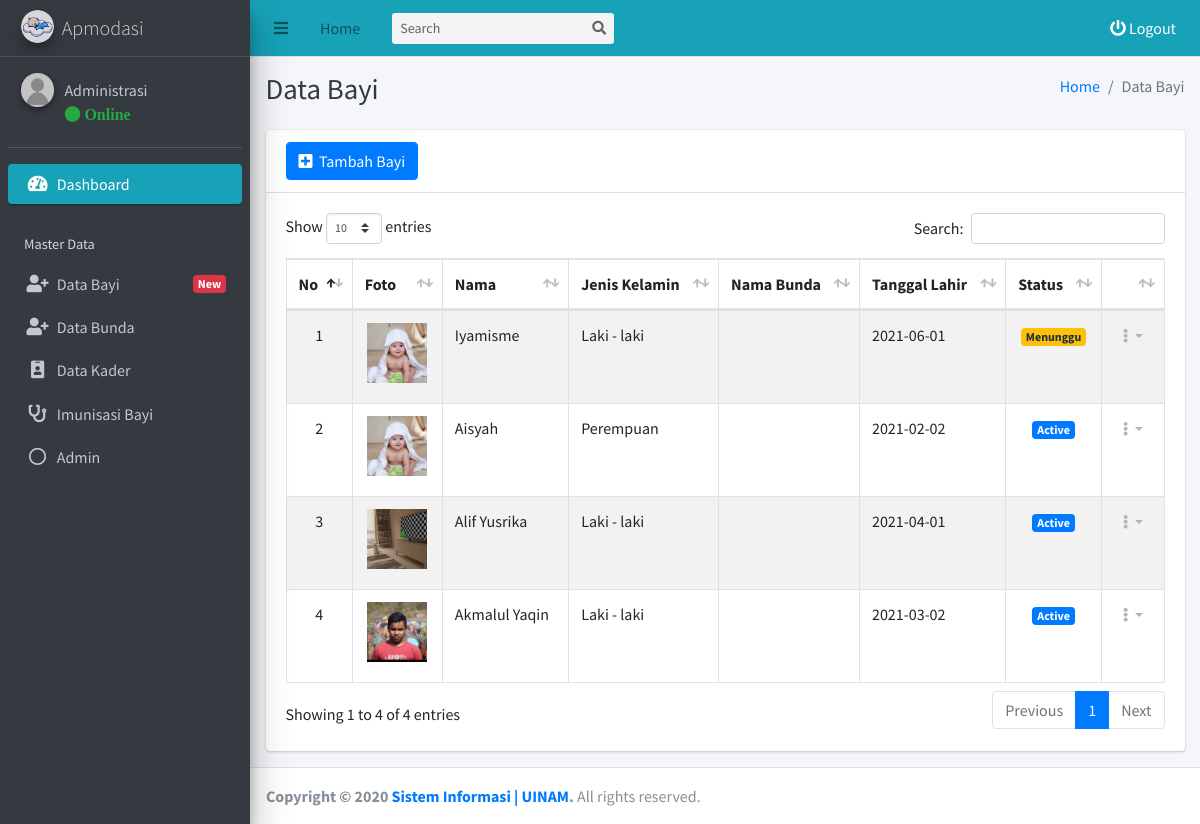
Page /admin/sementara/bayi.php (signed in) on the committed database.
### tables this page shows
CREATE TABLE `tb_bayi` (
  `id_bayi` int(11) NOT NULL,
  `nomor_bayi` varchar(255) NOT NULL,
  `nama_bayi` varchar(255) NOT NULL,
  `tanggal_lahir_bayi` varchar(255) NOT NULL,
  `tahun_bayi` varchar(255) NOT NULL,
  `jenis_kelamin_bayi` varchar(255) NOT NULL,
  `gambar_qr_bayi` varchar(255) NOT NULL,
  `foto_bayi` varchar(255) NOT NULL,
  `status_bayi` varchar(255) NOT NULL,
  `bunda_id` varchar(255) NOT NULL,
  `created_at` timestamp NOT NULL DEFAULT CURRENT_TIMESTAMP,
  `update_at` timestamp NOT NULL DEFAULT CURRENT_TIMESTAMP
);

### admin/sementara/bayi.php (the view, shortened to what this page needs)
<?php
require_once '../template/header/header.php';
$bayi = mysqli_query($conn, "SELECT * FROM tb_bayi ORDER BY id_bayi DESC");
?>
  <div class="content-wrapper">
    <div class="content-header">
      <div class="container-fluid">
        <div class="row mb-2">
          <div class="col-sm-6">
            <h1 class="m-0 text-dark">Data Bayi</h1>
          </div>
          <div class="col-sm-6">
            <ol class="breadcrumb float-sm-right">
              <li class="breadcrumb-item"><a href="../index.php">Home</a></li>
              <li class="breadcrumb-item active">Data Bayi</li>
            </ol>
          </div>
        </div>
      </div>
    </div>
    <section class="content">
      <div class="container-fluid">
        <div class="row">
          <div class="col-12">
            <div class="card">
              <div class="card-header">
                <a href="tambah-bayi.php" type="button" class="btn btn-primary"><i class="fa fa-plus-square"></i>&nbsp Tambah Bayi</a>
              </div>
              <div class="card-body">
                <table id="example1" class="table table-bordered table-striped">
                  <thead>
                  <tr>
                    <th>No</th>
                    <th>Foto</th>
                    <th>Nama</th>
                    <th>Jenis Kelamin</th>
                    <th>Nama Bunda</th>
                    <th>Tanggal Lahir</th>
                    <th>Status</th>
                    <th></th>
                  </tr>
                  </thead>
                  <tbody>
                  <?php $i = 1; foreach($bayi as $dta) { ?>
                  <tr>
                    <td style="text-align:center"><?= $i ?></td>
                    <td style="text-align: center">
                      <a href="../../assets/dist/img/bayi//<?= $dta['foto_bayi'] ?>" data-toggle="lightbox" data-title="Nama : <?= $dta['nama_bayi'] ?>" data-gallery="gallery">
                        <img src="../../assets/dist/img/bayi//<?= $dta['foto_bayi'] ?>" border=3 height=60 width=60 class="img-fluid mb-2" alt="red sample"/>
                      </a>
                    </td>
                    <td><?= $dta['nama_bayi'] ?></td>
                    <td><?= $dta['jenis_kelamin_bayi'] ?></td>
                    <?php
                      $bunda = mysqli_query($conn, "SELECT * FROM tb_bunda WHERE id_bunda = '$dta[bunda_id]'");
                      $get_bunda = mysqli_fetch_assoc($bunda);
                    ?>
                    <td><?= $get_bunda['nama_bunda'] ?></td>
                    <td><?= $dta['tanggal_lahir_bayi'] ?></td>
                    <?php
                      if ($dta['status_bayi']=="Active"){
                        echo " <td style='text-align:center'><span class='badge bg-primary'> $dta[status_bayi] </span>";
                      } else{
                        echo " <td style='text-align:center'><span class='badge bg-warning'> $dta[status_bayi] </span>";
                      }
                    ?>
                    <td style="text-align:center; width: 20px;">
                      <div class="btn-group">
                        <button type="button" class="btn btn-tool dropdown-toggle" data-toggle="dropdown">
                          <i class="fas fa fa-ellipsis-v"></i>
                        </button>
                      </div>
                    </td>
                  </tr>
                  <?php $i = $i + 1; } ?>
                  </tbody>
                </table>
              </div>
            </div>
          </div>
        </div>
      </div>
    </section>
  </div>
<?php
require '../template/footer/footer.php';
?>

### admin/template/header/header.php (shortened to what this page needs)
<?php
require('../../koneksi.php');
$get_id_session = $_SESSION['get_id'];
$query_header_admin = mysqli_query($conn, "SELECT * FROM tb_admin WHERE id_admin = '$get_id_session'");
$get_data_admin = mysqli_fetch_assoc($query_header_admin);
$nama_header = $get_data_admin['nama_admin'];
?>
<!DOCTYPE html>
<html>
<head>
  <link rel="stylesheet" href="../../assets/plugins/fontawesome-free/css/all.min.css">
  <link rel="stylesheet" href="../../assets/plugins/daterangepicker/daterangepicker.css">
  <link rel="stylesheet" href="../../assets/plugins/summernote/summernote-bs4.css">
  <link rel="stylesheet" href="../../assets/plugins/ekko-lightbox/ekko-lightbox.css">
  <link rel="stylesheet" href="https://code.ionicframework.com/ionicons/2.0.1/css/ionicons.min.css">
  <link rel="stylesheet" href="../../assets/plugins/tempusdominus-bootstrap-4/css/tempusdominus-bootstrap-4.min.css">
  <link rel="stylesheet" href="../../assets/plugins/datatables-bs4/css/dataTables.bootstrap4.min.css">
  <link rel="stylesheet" href="../../assets/plugins/datatables-responsive/css/responsive.bootstrap4.min.css">
  <link rel="stylesheet" href="https://cdn.datatables.net/buttons/1.6.1/css/buttons.dataTables.min.css">
  <link href="https://cdn.jsdelivr.net/gh/gitbrent/bootstrap-switch-button@1.1.0/css/bootstrap-switch-button.min.css" rel="stylesheet">
  <link rel="stylesheet" href="../../assets/dist/css/adminlte.min.css">
  <link rel="stylesheet" href="../../assets/plugins/overlayScrollbars/css/OverlayScrollbars.min.css">
</head>
<body class="hold-transition sidebar-mini layout-fixed">
<div class="wrapper">
  <nav class="main-header navbar navbar-expand navbar-info navbar-light">
    <ul class="navbar-nav">
      <li class="nav-item">
        <a class="nav-link" data-widget="pushmenu" href="#" role="button"><i class="fas fa-bars"></i></a>
      </li>
      <li class="nav-item d-none d-sm-inline-block">
        <a href="../../admin/index.php" class="nav-link">Home</a>
      </li>
    </ul>
    <form class="form-inline ml-3">
      <div class="input-group input-group-sm">
        <input class="form-control form-control-navbar" type="search" placeholder="Search" aria-label="Search">
        <div class="input-group-append">
          <button class="btn btn-navbar" type="submit">
            <i class="fas fa-search"></i>
          </button>
        </div>
      </div>
    </form>
    <ul class="navbar-nav ml-auto">
      <li class="nav-item">
        <a style="color: white;" class="nav-link" data-toggle="modal" data-target="#modal-default"  href="" role="button">
          <i class="fas fa fa-power-off" style="color: white;"></i> Logout
        </a>
      </li>
    </ul>
  </nav>
  <aside class="main-sidebar sidebar-dark-info elevation-5">
    <a href="../../admin/index.php" class="brand-link">
      <img src="../../assets/dist/img/logo_apmodasi.png" alt="Logo Kabupaten Soppeng" class="brand-image img-circle elevation-3"
           style="opacity: .8">
      <span class="brand-text font-weight-light">Apmodasi</span>
    </a>
    <div class="sidebar">
      <div class="user-panel mt-3 pb-3 mb-3 d-flex">
        <div class="image">
          <img src="../../assets/dist/img/admin/<?= $get_data_admin['foto_admin'] ?>" class="img-circle elevation-2" alt="User Image">
        </div>
        <div class="info">
          <a href="#" class="d-block"><?= $nama_header ?></a>
          <a href="#"<i class="fa fa-circle text-success"></i> Online</a>
        </div>
      </div>
      <nav class="mt-2">
        <ul class="nav nav-pills nav-sidebar flex-column" data-widget="treeview" role="menu" data-accordion="false">
          <li class="nav-item has-treeview menu-open">
            <a href="../../admin/" class="nav-link active">
              <i class="nav-icon fas fa-tachometer-alt"></i>
              <p>
                Dashboard
              </p>
            </a>
          </li>
          <li class="nav-header">Master Data</li>
          <li class="nav-item has-treeview">
            <a href="#" class="nav-link">
              <i class="nav-icon fas fa-user-plus"></i>
              <p>
                Data Bayi
              <?php
                $bayi_header = mysqli_query($conn, "SELECT * FROM tb_bayi WHERE status_bayi = 'Menunggu'");
                $row_bayi_header = mysqli_num_rows($bayi_header);
                if ($row_bayi_header >= 1){
                  echo '<span class="right badge badge-danger">New</span>';
                }
              ?>
              </p>
            </a>
          </li>
          <li class="nav-item">
            <a href="../../admin/bunda/data.php" class="nav-link">
              <i class="nav-icon fa fa-user-plus"></i>
              <p>
                Data Bunda
              </p>
            </a>
          </li>
          <li class="nav-item">
            <a href="../../admin/kader/data.php" class="nav-link">
              <i class="nav-icon fas fa-id-badge"></i>
              <p>
                Data Kader
              </p>
            </a>
          </li>
          <li class="nav-item">
            <a href="../../admin/imunisasi/data.php?tahun=All" class="nav-link">
              <i class="nav-icon fa fa-stethoscope"></i>
              <p>
                Imunisasi Bayi
              </p>
            </a>
          </li>
          <li class="nav-item">
            <a href="../../admin/admin/data.php" class="nav-link">
              <i class="far fa-circle nav-icon"></i>
              <p>
                Admin
              </p>
            </a>
          </li>
          <li class="nav-header"></li>
          <li class="nav-header"></li>
        </ul>
      </nav>
    </div>
  </aside>

### admin/template/footer/footer.php (shortened to what this page needs)
  <footer class="main-footer">
    <strong>Copyright &copy; 2020 <a href="#">Sistem Informasi | UINAM</a>.</strong>
    All rights reserved.
  </footer>
</div>
</body>
</html>

### rows in the picture
tb_bayi: foto_bayi (picture), nama_bayi "Iyamisme", jenis_kelamin_bayi "Laki - laki", tanggal_lahir_bayi "2021-06-01", status_bayi "Menunggu"
tb_bayi: foto_bayi (picture), nama_bayi "Aisyah", jenis_kelamin_bayi "Perempuan", tanggal_lahir_bayi "2021-02-02", status_bayi "Active"
tb_bayi: foto_bayi (picture), nama_bayi "Alif Yusrika", jenis_kelamin_bayi "Laki - laki", tanggal_lahir_bayi "2021-04-01", status_bayi "Active"
tb_bayi: foto_bayi (picture), nama_bayi "Akmalul Yaqin", jenis_kelamin_bayi "Laki - laki", tanggal_lahir_bayi "2021-03-02", status_bayi "Active"

### other values in the picture
$nama_header "Administrasi"
